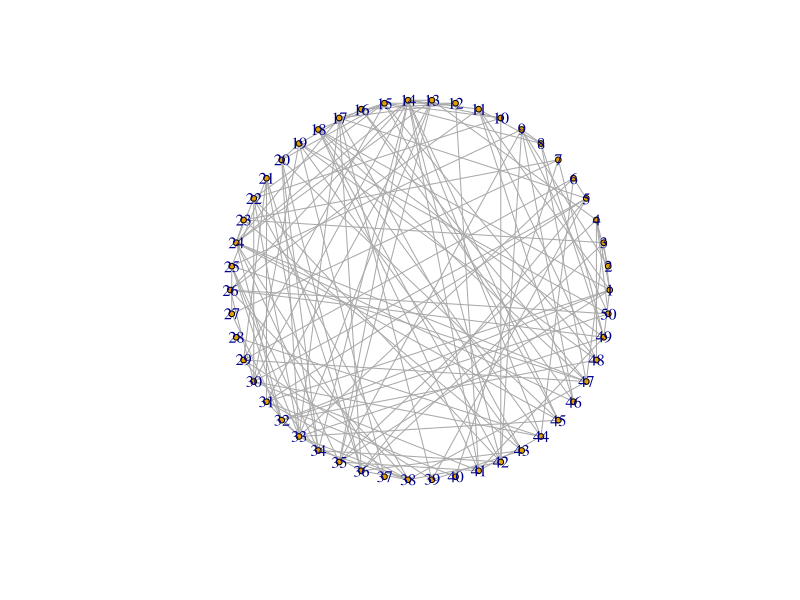

Recreate this plot in R. (Note: this script raises an error after producing the figure.)
## An R implementation of Navid Dianati's MLF algorithm
library(igraph)

# find or generate da standard hairball to prune

pval <- function(mode = "undirected", params) {
  if (mode == "undirected") {
    .pval_undirected(params)
  } else if (mode == "directed") {
    .pval_directed(params)
  } else {
    stop("Mode must be either 'directed' or 'undirected'")
  }
}

.pval_undirected <- function(params) {
  
  w <- params[1]
  ku <- params[2]
  kv <- params[3]
  q <- params[4]
  
  p <- ku * kv * 1 / q / q / 2
  
  binom.test(x = w, n = q, p = p, alternative = "greater")[5] #why does W have to be integer?
}

.pval_directed <- function(params) {
  
  w <- params[1]
  ku_out <- params[2]
  kv_in <- params[3]
  q <- params[4]
  
  p <- ku_out * kv_in * 1 / q / q / 1
  
  binom.test(x = w, n = q, p = p, alternative = "greater")[5]
}


prune <- function(G, df, pct = NULL, num_remove = NULL) {
  if (!is.null(pct)) {
    deathrow <- c()
    n <- ecount(G)
    threshold_index <- n - n*pct/100
    threshold_value <- sort(E(G)$significance)[threshold_index]
    idx <- E(G)$significance <= threshold_value
    G <- delete.edges(G, which(idx))
    G # fix all this stuff
  } else if (!is.null(num_remove)) {
    n <- ecount(G)
    ind <- sort(E(G)$significance, partial = (num_remove))[num_remove]
    idx <- which(E(G)$significance <= ind)
    G <- delete_edges(G, idx)
    G # fix all this stuff
  } else {
    stop("Something went wrong")
  }
}

compute_sig <- function(G) {
  if (is_directed(G)) {
    .compute_sig_directed(G)
  } else {
    compute_sig_undirected(G)
  }
}

.compute_sig_directed <- function(G) {
  # unimplemented?
}


.compute_sig_undirected <- function(G) {
  ks <- graph.strength(G) # weights used by default
  total_degree <- sum(ks)
  sig <- c()
  for (e in seq_len(ecount(G))) {
    i0 <- ends(G, E(G)[e])[1] # fix this: e should be the Eth edge
    i1 <- ends(G, E(G)[e])[2] # fix this: e should be the Eth edge
    v0 <- V(G)[i0]
    v1 <- V(G)[i1]
    
    p <- pval(params = c(E(G)$weight[e], ks[i0], ks[i1], total_degree/2)) #resume testing here
    sig[e] <- -log(p$estimate)
  }
  E(G)$significance <- sig
  max_sig <- max(E(G)$significance)
  for (e in seq_len(ecount(G))) {
    if (is.na(E(G)$significance[e])) { # is na the right test here?
       E(G)$significance[e] <- max_sig
    }
  }
  G
}

# generate random graphs to test
rg <- erdos.renyi.game(50, 50 * 3, type = "gnm", directed = F)
rg$layout <- layout.circle
V(rg)$size <- 3
plot(rg)
E(rg)$weight <- sample(seq_len(20), length(E(rg)), replace = T)

test <- compute_sig(rg) #works!
test2 <- prune(test, pct = 30)
